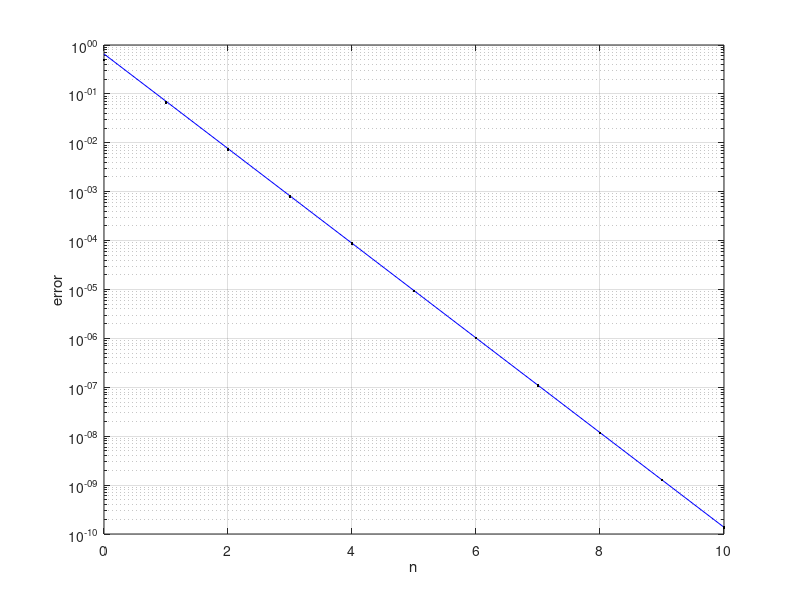

Source code (MATLAB): (Note: this script raises an error after producing the figure.)
%% Halphen's constant for approximation of `exp(x)`
% Nick Trefethen, May 2011

%%
% (Chebfun example approx/Halphen.m)
% [Tags: #Halphen, #rational, #9.28903, #exponential]

%%
% A well-known problem in approximation theory is, how well can $e^x$ be
% approximated in the infinity norm on the infinite interval $(-\infty,0]$ by
% rational functions of type $(n,n)$? To three places, the first few
% approximation errors are these:
%
% - Type $(0,0)$:  error = $0.500$
%
% - Type $(1,1)$:  error = $0.0668$
%
% - Type $(2,2)$:  error = $0.00736$
%
% - Type $(3,3)$:  error = $0.000799$
%
% - Type $(4,4)$:  error = $0.0000865$
%
% - Type $(5,5)$:  error = $0.00000934$
%
% - Type $(6,6)$:  error = $0.000001008$
%
% - Type $(7,7)$:  error = $0.0000001087$
%
% - Type $(8,8)$:  error = $0.00000001172$
%
% As $n$ increases to infinity, it is known that the asymptotic behavior is
%
% $$ \mathrm{error} \sim 2 C^{-n-1/2}, $$
%
% where $C$ is a number known as Halphen's constant with the following
% approximate numerical value:
halphen_const = 9.289025491920818918755449435951

%%
% This result comes from a sequence of contributions between 1969 and 2002
% by, among others, Cody, Meinardus and Varga; Newman; Trefethen and
% Gutknecht; Carpenter, Ruttan and Varga; Magnus; Gonchar and Rakhmanov;
% and Aptekarev.  For a discussion, see Chapter 25 of [5].

%%
% Here is a plot showing that the asymptotic behavior matches the actual
% errors very closely even for small $n$:
n = 0:10;
err = [.5 .0668 7.36e-3 7.99e-4 8.65e-5 9.35e-6 ...
       1.01e-6 1.09e-7 1.17e-8 1.26e-9 1.36e-10];
model = 2*halphen_const.^(-n-.5);
hold off, semilogy(n,model,'-b')
hold on, semilogy(n,err,'.k'), grid on
xlabel n, ylabel error

%%
% One way to characterize Halphen's constant mathematically is that it is
% the inverse of the unique positive value of $s$ where the function
%
% $$ \sum_{k=1}^\infty  \frac{k s^n}{1-(-s)^n} $$
%
% takes the value $1/8$.  This is an easy computation for Chebfun:
s = chebfun('s',[1/12,1/6]);
f = 0*s; k = 0; normsk = 999;
while normsk > 1e-16
  k = k+1;
  sk = s^k;
  f = f + k*sk/(1-(-1)^k*sk);
  normsk = norm(sk,inf);
end
hold off, plot(1/s,f), grid on
h = 1/roots(f-1/8);
hold on, plot(h,1/8,'.r')
title('Halphen''s constant')
text(h,.135,sprintf('%16.13f',h))

%%
% Halphen's constant appears more generally than in
% approximation of $e^x$.
% Stahl and Schmelzer generalized it to a number of
% perturbed exponential functions and Nakatsukasa and Trefethen
% showed that it also governs the accuracy of rational
% approximations of $x^n$ on $[-1,1]$ [3].  The latter effect
% is explored in the Chebfun example "Rational approximation
% of monomials".

%% References
%
% 1. A. J. Carpenter, A. Ruttan, and R. S. Varga, Extended numerical
%    computations on the "1/9" conjecture in rational approximation theory, in
%    P. Graves-Morris, E. B. Saff, and R. S. Varga, eds., _Rational
%    Approximation and Interpolation_, Lecture Notes in Mathematics 1105,
%    Springer, 1984.
%
% 2. A. A. Gonchar and E. A. Rakhmanov, Equilibrium distributions and
%    degree of rational approximation of analytic functions, _Math. USSR
%    Sbornik_, 62 (1989), 305-348.
%
% 3. Y. Nakatsukasa and L. N. Trefethen, Rational approximation of
%    $x^n$, _Proc. AMS_, 146 (2018), 5219-5224.
%
% 4. H. Stahl and T. Schmelzer, An extension of the `1/9' problem,
%    J. Comp. Appl. Math., 233 (2009), 821-834.
%
% 5. L. N. Trefethen, _Approximation Theory and Approximation Practice,
%    Extended Edition_, SIAM, 2019.

